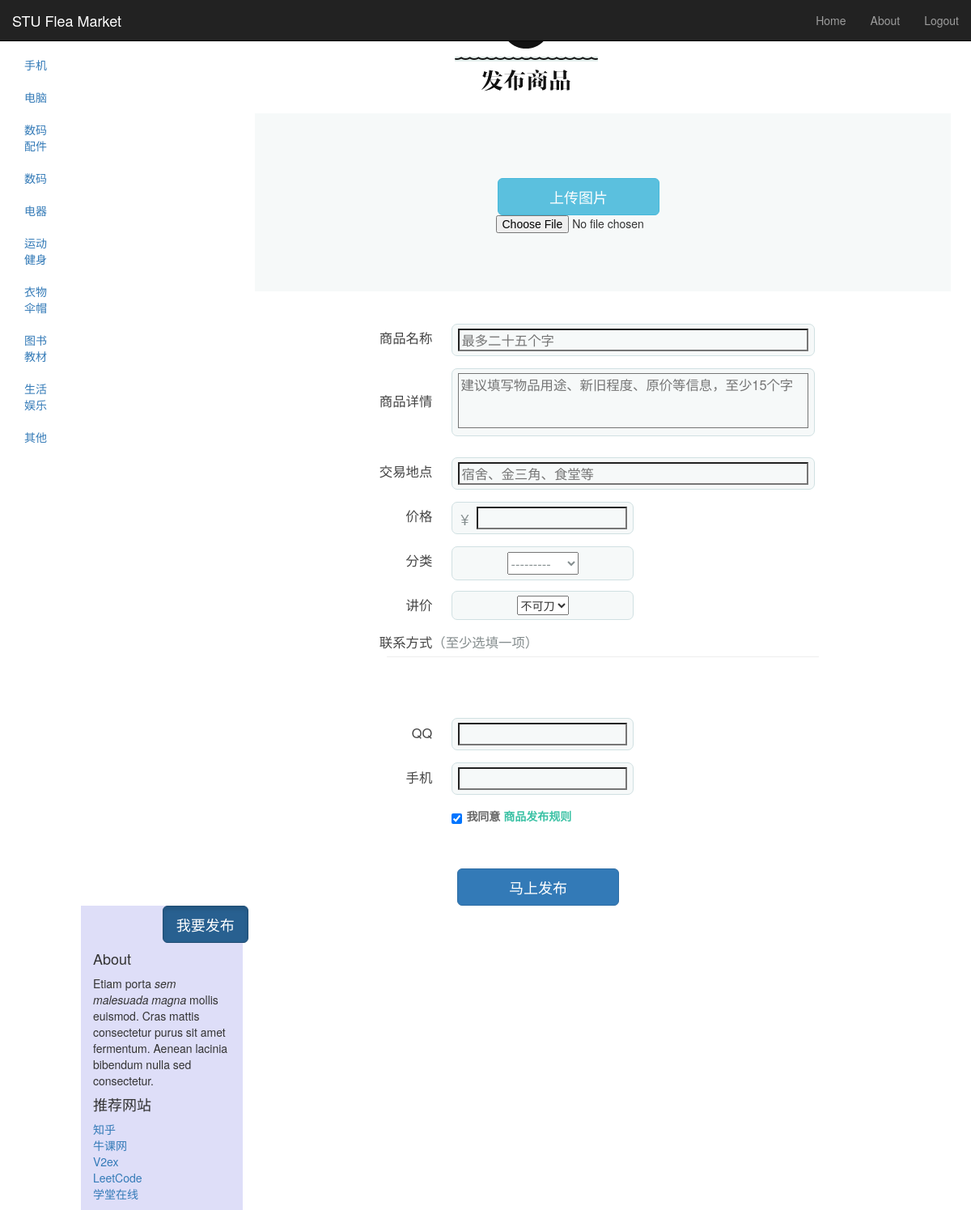
The page /market/add_goods (signed in) on the database its author committed.
### market/models.py (models this page shows)
class Category(models.Model):
    name = models.CharField(max_length=32,unique=True)
    def __str__(self):
        return self.name

### market/views.py (the view)
@login_required
def add_goods(request):
    if request.method == 'POST':
        goods_form = GoodsForm(request.POST)
        if goods_form.is_valid():
            goods = goods_form.save(commit=True)
            user = request.user
            user_profile = UserProfile.objects.get(user=user)
            goods.seller = user_profile
            if 'picture' in request.FILES:
                goods.picture = request.FILES['picture']
            print(goods.picture)
            goods.save()
            return index(request)
        else:
            print(goods_form.errors)
    else:
        goods_form = GoodsForm()
    return render(request, 'market/add_goods.html',{'form':goods_form})

### market/forms.py
class GoodsForm(forms.ModelForm):
    name = forms.CharField(max_length=32,help_text="商品名称",widget=forms.TextInput(attrs={'class':'name','placeholder':'最多二十五个字'}))
    description = forms.CharField(max_length=512,help_text="商品详情",widget=forms.Textarea(attrs={'id':'desc','placeholder':'建议填写物品用途、新旧程度、原价等信息，至少15个字'}))
    trade_location = forms.CharField(max_length=32,help_text="交易地点",widget=forms.TextInput(attrs={'id':'trade_place','placeholder':'宿舍、金三角、食堂等'}))
    price = forms.IntegerField(help_text="价格",widget=forms.TextInput(attrs={'id':'price'}))
    discount = forms.ChoiceField(choices=[('0','不可刀'),('1','可小刀')])
    goods_phone = forms.IntegerField(widget=forms.TextInput(attrs={'id':'tel'}))
    goods_qq = forms.IntegerField(widget=forms.TextInput(attrs={'id':'qq'}))
    class Meta:
        model = Goods
        exclude = ('seller','picture_url')

### market/templatetags/rango_extras.py (called while the page is built)
@register.inclusion_tag('market/cats.html')
def get_category_list(cat=None):
	return {'cats':Category.objects.all(),'act_cat':cat}

### market/templates/market/add_goods.html (shortened to what this page needs)
<!DOCTYPE html>
{% load staticfiles %}
<html lang="en">
    <head>
    <link href="http://getbootstrap.com/dist/css/bootstrap.min.css" rel="stylesheet">
    <link href="http://getbootstrap.com/examples/dashboard/dashboard.css" rel="stylesheet">
    <link rel="stylesheet" type="text/css" href="/static/css/add_goods.css">
  </head>
  <body>
    <div class="navbar navbar-inverse navbar-fixed-top" role="navigation">
      <div class="container-fluid">
        <div class="navbar-header">
          <a class="navbar-brand" href="{% url 'index' %}">STU Flea Market</a>
        </div>
        <div class="navbar-collapse collapse">
          <ul class="nav navbar-nav navbar-right">
                <li><a href="{% url 'index' %}">Home</a></li>
                    {% if user.is_authenticated %}
                        <li><a href="{% url 'about' %}">About</a></li>
                        <li><a href="{% url 'logout' %}?next=/rango/">Logout</a></li>
                    {% else %}
                        <li><a href="{% url 'register' %}">Register Here</a></li>
                        <li><a href="{% url 'login' %}">Login</a></li>
                    {% endif %}
              </ul>
        </div>
      </div>
    </div>
    <div class="container-fluid">
      <div class="row">
        <div class="col-md-1 sidebar">
                {% block side_block %}
                {% load rango_extras %}
                {% get_category_list category %}
                {% endblock %}
        </div>
        <div class="col-md-7 col-md-offset-2  main">
            <form id="goods_form" method="post" action="{% url 'add_goods' %}" enctype="multipart/form-data">
    <div >
        <img class="wave-fluid" src="{% static 'images/black-wave.png' %}"/>
        <img class="release-title" src="{% static 'images/release-title.png' %}"/>
        <div class="upload-wr">
            <div >
                <button type="button" class="btn btn-lg btn-info"
                style="width: 200px;margin-top: 80px; margin-left:300px" onclick="#">上传图片</button>
                <div align="center" >{{ form.picture }} </div>
            </div>
        </div>
        <div class="form-wr">
            <div class="form-must-wr">
                <div class="form-item l goods-title">
                    <div class="form-key"><span>商品名称</span></div>
                    <div class="form-value">
                        <div class="form-input-wr">
                            {{ form.name }}
                        </div>
                    </div>
                </div>
                <div class="form-item xl goods-desc">
                    <div class="form-key"><span>商品详情</span></div>
                    <div class="form-value">
                        <div class="form-input-wr">
                            {{ form.description }}
                        </div>
                    </div>
                </div>
                <div class="form-item l goods-title">
                    <div class="form-key"><span>交易地点</span></div>
                    <div class="form-value">
                        <div class="form-input-wr">
                            {{ form.trade_location }}
                        </div>
                    </div>
                </div>
                <div class="form-item m goods-price">
                    <div class="form-key"><span>价格</span></div>
                    <div class="form-value">
                        <div class="form-input-wr">
                            {{ form.price }}
                        </div>
                    </div>
                </div>
                <div class="form-item m goods-cat">
                    <div class="form-key"><span>分类</span></div>
                    <div class="form-value">
                        <div class="form-input-wr">
                              {{ form.category }}
                        </div>
                    </div>
                </div>
                <div class="form-item m goods-discount">
                    <div class="form-key"><span>讲价</span></div>
                    <div class="form-value">
                        <div class="form-input-wr">
                            <div id='discount' style="text-align: center;">
                                 {{ form.discount }}
                            </div>
                        </div>
                    </div>
                </div>
            </div>
            <div class="form-contact">联系方式</div>
            <div class="form-least">（至少选填一项）</div>
            <hr class="form-sep-form clear" size="1" color="#D0E0E2"/>
            <div class="form-select">
                <div class="form-item m">
                </div>
                <div class="form-item m">
                    <div class="form-key"><span>QQ</span></div>
                    <div class="form-value">
                        <div class="form-input-wr">
                            {{ form.goods_qq }}
                        </div>
                    </div>
                </div>
                 <div class="form-item m">
                    <div class="form-key"><span>手机</span></div>
                    <div class="form-value">
                        <div class="form-input-wr">
                            {{ form.goods_phone }}
                        </div>
                    </div>
                </div>
            </div>
            <div class="form-share-wr">
                <label for="form-share"/>
                <input id="form-share" name="share" type="checkbox" checked="on"/>
                <span>我同意&nbsp;<a href="http://www.2shoujie.com/publish_rule" target="_blank">商品发布规则</a></span>
            </div>
        </div>
    </div>
            <input type="submit" name="submit" class="btn btn-lg btn-primary"
            style="width: 200px;margin-top: 20px; margin-left:250px" value="马上发布" />
        </form>
       </div>
        <div class="col-md-2 col-md-offset-1 " style="background-color: #dedef8;">
         <div class="container-fluid">
            <div class="row">
              <div class="col-md-6 col-md-offset-5">
                <a href="{% url 'add_goods' %}" class="btn btn-primary btn-lg active" role="button">我要发布</a>
              </div>
            </div>
          </div>
            <div class="sidebar1-module sidebar-module-inset">
            <h4>About</h4>
            <p>Etiam porta <em>sem malesuada magna</em> mollis euismod. Cras mattis consectetur purus sit amet fermentum. Aenean lacinia bibendum nulla sed consectetur.</p>
          </div>
          <div class="sidebar1-module">
           <h4>推荐网站</h4>
            <ol class="list-unstyled">
              <li><a href="https://www.zhihu.com/">知乎</a></li>
              <li><a href="https://www.nowcoder.com">牛课网</a></li>
              <li><a href="https://www.v2ex.com/">V2ex</a></li>
              <li><a href="https://leetcode.com/">LeetCode</a></li>
              <li><a href="http://www.xuetangx.com/">学堂在线</a></li>
            </ol>
          </div>
          </div>
      </div>
    </div>
  </body>
</html>

### market/templates/market/cats.html
{% if cats %}
    <ul class="nav nav-sidebar">
    {% for c in cats %}
        {% if c == act_cat %} <li  class="active" > {% else  %} <li>{% endif %}
            <a href="{% url 'category'  c.pk %}">{{ c.name }}</a></li>
    {% endfor %}
{% else %}
    <li> <strong >There are no category present.</strong></li>
    </ul>
{% endif %}

### market/static/css/add_goods.css (style rules this page uses)
.wave-fluid { display: block; width: 177px; height: 6px; margin: 10px auto; }
.release-title { display: block; width: 110px; height: 27px; margin: 10px auto ; text-indent: -9999em; }
.upload-wr { width: 860px; height: 220px; background-color: rgb(246,249,249); margin: 0 auto; margin-top: 27px; }
.form-wr { width: 860px; margin: 0 auto; padding: 40px 0 30px; background: #FFF; }
.form-item { width: 100%; height: 35px; margin-bottom: 20px; }
.form-item:after { content: ""; width: 0; height: 0; display: block; visibility: hidden; clear: both; }
.form-key, .form-contact { display: table; width: 25.5%; height: 100%; text-align: right; color: #444444; font-size: 1.17em; line-height: 1em; float: left; }
.form-key span { display: table-cell; vertical-align: middle; }
.form-value { height: 100%; margin-left: 2.8%; float: left; }
.form-item.xl { height: 80px; margin-bottom: 30px; }
.l .form-value, .xl .form-value { width: 52.2%; }
.m .form-value { width: 26.1%; }
.form-input-wr,.form-input-l-wr { border: 1px solid rgb(208,224,226); background-color: rgb(246,249,249); -webkit-border-radius: 7px; -moz-border-radius: 7px; border-radius: 7px; padding: 5px 7px; overflow: hidden; position: relative; }
.goods-cat .form-value,.goods-place .form-value { position: relative; }
.goods-cat .form-input-wr ,.goods-cat .form-input-l-wr,.goods-place .form-input-wr { color: #858E8F; font-size: 1.17em; text-align: center; line-height: 30px; vertical-align: middle; cursor: pointer; }
.form-input-wr input { width: 100%; height: 28px; color: #444; font-size: 1.17em; line-height: 28px; vertical-align: middle; background-color: transparent; }
.form-input-wr textarea { color: #444; }
.goods-price .form-input-wr:before { content: "¥"; text-align: center; display: block; width: 30px; height:40px; position: absolute; left: 0; float: left; color: #858E8F; font-size: 1.33em; line-height: 40px; vertical-align: middle; top: 0; }
.goods-price .form-input-wr { padding-left: 30px; position: relative; }
#desc { width: 100%; height: 68px; font-size: 1.17em; resize: none; background-color: transparent; }
.form-contact { display: block; height: auto; }
.form-least { float: left; color: #858D8E; font-size: 1.17em; line-height: 1em; margin-bottom: 10px; }
.form-sep-form { width: 62%; margin: 0 auto; }
.form-select { display: block; margin-top: 20px; }
.form-share-wr { margin-top: 20px; margin-left: 28.3%; }
.form-share-wr label { display: table; }
.form-share-wr label input { display: table-cell; vertical-align: middle; }
.form-share-wr label span { display: table-cell; vertical-align: middle; text-indent: 5px; color: #666666; font-size: 1em; }
.form-share-wr label span a { color: rgb(60,194,165); }

### rows shown on the page
Category: name "手机"
Category: name "电脑"
Category: name "数码配件"
Category: name "数码"
Category: name "电器"
Category: name "运动健身"
Category: name "衣物伞帽"
Category: name "图书教材"
Category: name "生活娱乐"
Category: name "其他"
